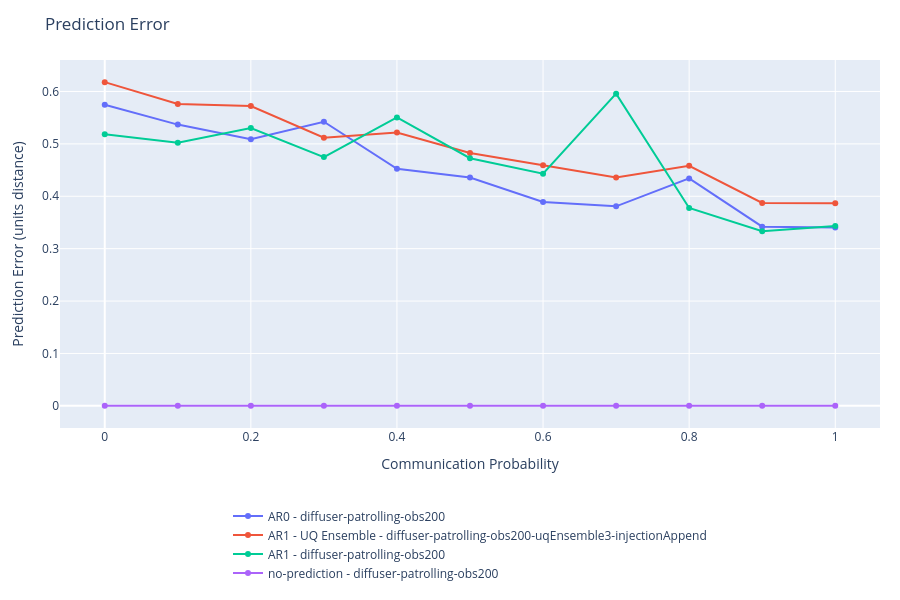
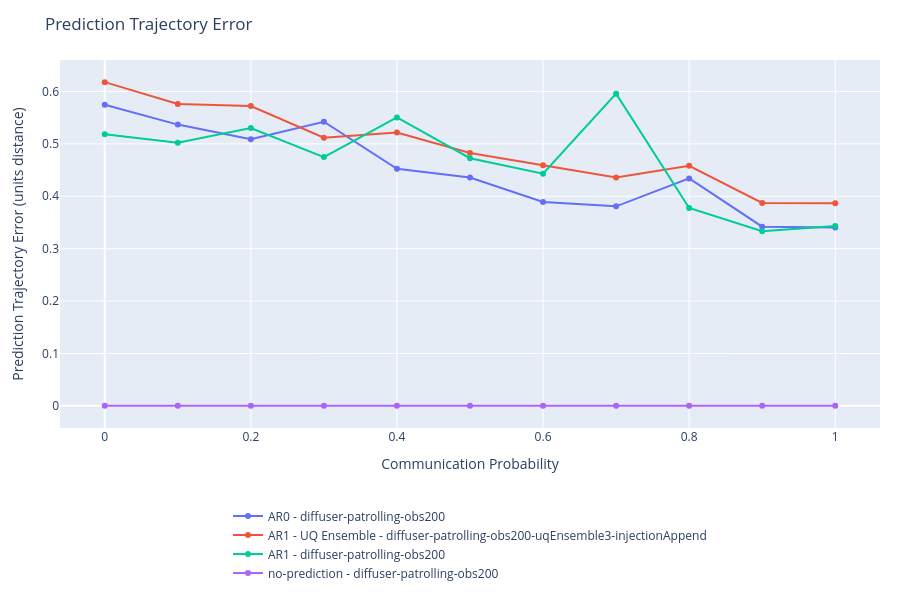
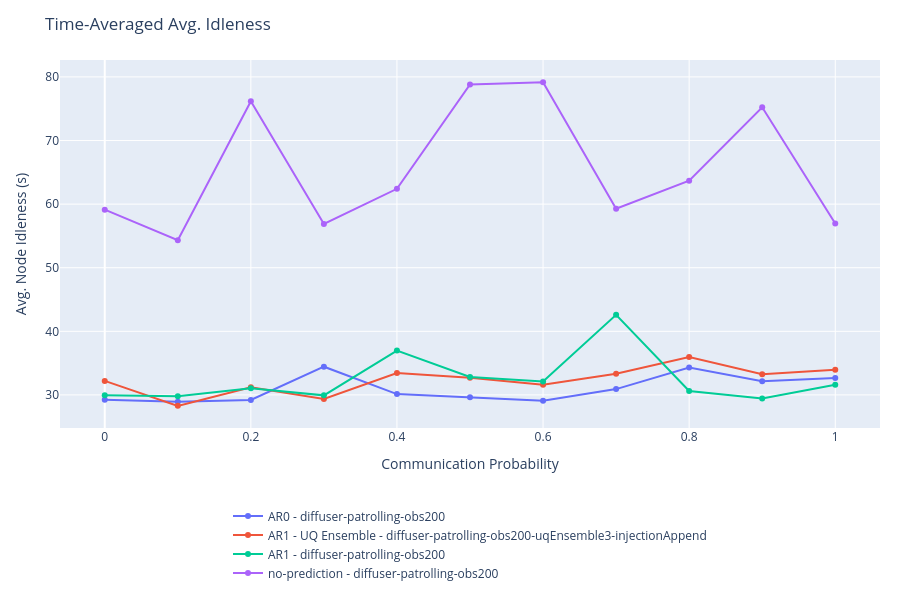
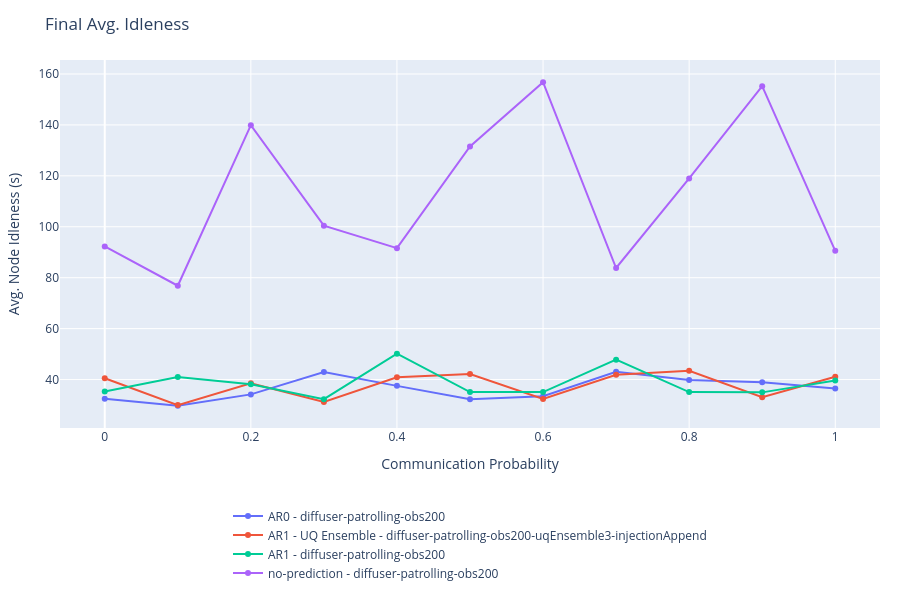

These figures' notebook cell, in order:
### Code cell
import plotly.graph_objects as go
import numpy as np

# Data for plotting
categories = {
    'prediction_error_mean': {
        'title': 'Prediction Error',
        'ylabel': 'Prediction Error (units distance)',
        'xlabel': 'Communication Probability',
        # Average over all episodes and all timesteps.
        'y': {
            series: [np.mean(output[series][experiment]['prediction_error_mean']) for experiment in output[series]]
                for series in output
        }
    },
    'prediction_trajectory_error_mean': {
        'title': 'Prediction Trajectory Error',
        'ylabel': 'Prediction Trajectory Error (units distance)',
        'xlabel': 'Communication Probability',
        # Average over all episodes and all timesteps.
        'y': {
            series: [np.mean(output[series][experiment]['prediction_trajectory_error_mean']) for experiment in output[series]]
                for series in output
        }
    },
    'avg_idleness': {
        'title': 'Time-Averaged Avg. Idleness',
        'ylabel': 'Avg. Node Idleness (s)',
        'xlabel': 'Communication Probability',
        # Average over all episodes and all timesteps.
        'y': {
            series: [np.mean(output[series][experiment]['avg_idleness']) for experiment in output[series]]
                for series in output
        }
    },
    'avg_idleness_final': {
        'title': 'Final Avg. Idleness',
        'ylabel': 'Avg. Node Idleness (s)',
        'xlabel': 'Communication Probability',
        # Average over all episodes and all timesteps.
        'y': {
            series: [np.mean(output[series][experiment]['avg_idleness'][:, -1]) for experiment in output[series]]
                for series in output
        }
    },
    'prediction_uncertainty_mean': {
        'title': 'Prediction Uncertainty',
        'ylabel': 'Prediction Uncertainty (units distance)',
        'xlabel': 'Observation Probability',
        # Average over all episodes and all timesteps.
        'y': {
            series: [np.mean(output[series][experiment]['prediction_uncertainty_mean']) for experiment in output[series]]
                for series in output
        }
    },
    'prediction_uncertainty_gap_mean': {
        'title': 'Prediction Uncertainty Gap',
        'ylabel': 'Prediction Uncertainty Gap (units distance)',
        'xlabel': 'Observation Probability',
        # Average over all episodes and all timesteps.
        'y': {
            series: [np.mean(output[series][experiment]['prediction_uncertainty_gap_mean']) for experiment in output[series]]
                for series in output
        }
    },
    'prediction_uncertainty_gap_min': {
        'title': 'Prediction Uncertainty Gap (Min)',
        'ylabel': 'Prediction Uncertainty Gap Min (units distance)',
        'xlabel': 'Observation Probability',
        # Average over all episodes and all timesteps.
        'y': {
            series: [np.mean(output[series][experiment]['prediction_uncertainty_gap_min']) for experiment in output[series]]
                for series in output
        }
    },
    'prediction_uncertainty_gap_max': {
        'title': 'Prediction Uncertainty Gap (Max)',
        'ylabel': 'Prediction Uncertainty Gap Max (units distance)',
        'xlabel': 'Observation Probability',
        # Average over all episodes and all timesteps.
        'y': {
            series: [np.mean(output[series][experiment]['prediction_uncertainty_gap_max']) for experiment in output[series]]
                for series in output
        }
    }
}

# Miscelaneous statistics.
timesteps = [np.max([np.max(output[series][experiment]['deltaSteps'].shape[1]) for experiment in output[series]]) for series in output]

for category in categories:
    fig = go.Figure()
    x = categories[category].get('x', None)
    
    if type(categories[category]['y']) == dict:
        for series, values in categories[category]['y'].items():
            x_local = x
            if x_local is None:
                x_local = np.linspace(0, 1, len(values))
            fig.add_trace(go.Scatter(
                x=x_local,
                y=values,
                mode='lines+markers',
                name=series,
                hovertemplate='%{x:.2f}: %{y:.4f}<extra></extra>'
            ))
    else:
        values = categories[category]['y']
        x_local = x
        if x_local is None:
            x_local = np.linspace(0, 1, len(values))
        fig.add_trace(go.Scatter(
            x=x_local,
            y=values,
            mode='lines+markers',
            hovertemplate='%{x:.2f}: %{y:.4f}<extra></extra>'
        ))
    
    title = categories[category]['title']
    xlabel = 'Scenario' if "xlabel" not in categories[category] else categories[category]['xlabel']
    ylabel = f"Timesteps out of {timesteps}" if "ylabel" not in categories[category] else categories[category]['ylabel']
    
    fig.update_layout(
        # title=f"{title}: avg. over {args['eval_episodes']['value']} episodes, seed {args['seed']['value']}",
        title=f"{title}",
        xaxis_title=xlabel,
        yaxis_title=ylabel,
        hovermode='closest',
        showlegend=True,
        autosize=True,
        height=600,
        margin=dict(l=60, r=20, t=60, b=120),
        legend=dict(
            orientation='h',
            yanchor='top',
            y=-0.2,
            xanchor='center',
            x=0.5
        ),
    )
    
    fig.show()

### Figure 1 — Plotly figure (JSON) as saved in the notebook; plotly's stock layout.template omitted (floating-point values rounded to 4 significant figures)
{"data": [{"hovertemplate": "%{x:.2f}: %{y:.4f}<extra></extra>", "mode": "lines+markers", "name": "AR0 - diffuser-patrolling-obs200", "type": "scatter", "x": [0.0, 0.1, 0.2, 0.3, 0.4, 0.5, 0.6, 0.7, 0.8, 0.9, 1.0], "y": [0.5747, 0.5368, 0.5088, 0.5423, 0.4525, 0.4359, 0.3893, 0.3808, 0.4341, 0.3419, 0.3402]}, {"hovertemplate": "%{x:.2f}: %{y:.4f}<extra></extra>", "mode": "lines+markers", "name": "AR1 - UQ Ensemble - diffuser-patrolling-obs200-uqEnsemble3-injectionAppend", "type": "scatter", "x": [0.0, 0.1, 0.2, 0.3, 0.4, 0.5, 0.6, 0.7, 0.8, 0.9, 1.0], "y": [0.6178, 0.5763, 0.5722, 0.5118, 0.5217, 0.4825, 0.4592, 0.436, 0.4583, 0.3873, 0.3869]}, {"hovertemplate": "%{x:.2f}: %{y:.4f}<extra></extra>", "mode": "lines+markers", "name": "AR1 - diffuser-patrolling-obs200", "type": "scatter", "x": [0.0, 0.1, 0.2, 0.3, 0.4, 0.5, 0.6, 0.7, 0.8, 0.9, 1.0], "y": [0.5185, 0.5021, 0.5302, 0.4748, 0.5505, 0.4726, 0.4431, 0.5958, 0.3776, 0.3333, 0.3433]}, {"hovertemplate": "%{x:.2f}: %{y:.4f}<extra></extra>", "mode": "lines+markers", "name": "no-prediction - diffuser-patrolling-obs200", "type": "scatter", "x": [0.0, 0.1, 0.2, 0.3, 0.4, 0.5, 0.6, 0.7, 0.8, 0.9, 1.0], "y": [0, 0, 0, 0, 0, 0, 0, 0, 0, 0, 0]}], "layout": {"autosize": true, "height": 600, "hovermode": "closest", "legend": {"orientation": "h", "x": 0.5, "xanchor": "center", "y": -0.2, "yanchor": "top"}, "margin": {"b": 120, "l": 60, "r": 20, "t": 60}, "showlegend": true, "title": {"text": "Prediction Error"}, "xaxis": {"title": {"text": "Communication Probability"}}, "yaxis": {"title": {"text": "Prediction Error (units distance)"}}}}

### Figure 2 — Plotly figure (JSON) as saved in the notebook; plotly's stock layout.template omitted (floating-point values rounded to 4 significant figures)
{"data": [{"hovertemplate": "%{x:.2f}: %{y:.4f}<extra></extra>", "mode": "lines+markers", "name": "AR0 - diffuser-patrolling-obs200", "type": "scatter", "x": [0.0, 0.1, 0.2, 0.3, 0.4, 0.5, 0.6, 0.7, 0.8, 0.9, 1.0], "y": [0.5747, 0.5368, 0.5088, 0.5423, 0.4525, 0.4359, 0.3893, 0.3808, 0.4341, 0.3419, 0.3402]}, {"hovertemplate": "%{x:.2f}: %{y:.4f}<extra></extra>", "mode": "lines+markers", "name": "AR1 - UQ Ensemble - diffuser-patrolling-obs200-uqEnsemble3-injectionAppend", "type": "scatter", "x": [0.0, 0.1, 0.2, 0.3, 0.4, 0.5, 0.6, 0.7, 0.8, 0.9, 1.0], "y": [0.6178, 0.5763, 0.5722, 0.5118, 0.5217, 0.4825, 0.4592, 0.436, 0.4583, 0.3873, 0.3869]}, {"hovertemplate": "%{x:.2f}: %{y:.4f}<extra></extra>", "mode": "lines+markers", "name": "AR1 - diffuser-patrolling-obs200", "type": "scatter", "x": [0.0, 0.1, 0.2, 0.3, 0.4, 0.5, 0.6, 0.7, 0.8, 0.9, 1.0], "y": [0.5185, 0.5021, 0.5302, 0.4748, 0.5505, 0.4726, 0.4431, 0.5958, 0.3776, 0.3333, 0.3433]}, {"hovertemplate": "%{x:.2f}: %{y:.4f}<extra></extra>", "mode": "lines+markers", "name": "no-prediction - diffuser-patrolling-obs200", "type": "scatter", "x": [0.0, 0.1, 0.2, 0.3, 0.4, 0.5, 0.6, 0.7, 0.8, 0.9, 1.0], "y": [0, 0, 0, 0, 0, 0, 0, 0, 0, 0, 0]}], "layout": {"autosize": true, "height": 600, "hovermode": "closest", "legend": {"orientation": "h", "x": 0.5, "xanchor": "center", "y": -0.2, "yanchor": "top"}, "margin": {"b": 120, "l": 60, "r": 20, "t": 60}, "showlegend": true, "title": {"text": "Prediction Trajectory Error"}, "xaxis": {"title": {"text": "Communication Probability"}}, "yaxis": {"title": {"text": "Prediction Trajectory Error (units distance)"}}}}

### Figure 3 — Plotly figure (JSON) as saved in the notebook; plotly's stock layout.template omitted (floating-point values rounded to 4 significant figures)
{"data": [{"hovertemplate": "%{x:.2f}: %{y:.4f}<extra></extra>", "mode": "lines+markers", "name": "AR0 - diffuser-patrolling-obs200", "type": "scatter", "x": [0.0, 0.1, 0.2, 0.3, 0.4, 0.5, 0.6, 0.7, 0.8, 0.9, 1.0], "y": [29.24, 28.92, 29.22, 34.44, 30.14, 29.62, 29.07, 30.92, 34.32, 32.15, 32.68]}, {"hovertemplate": "%{x:.2f}: %{y:.4f}<extra></extra>", "mode": "lines+markers", "name": "AR1 - UQ Ensemble - diffuser-patrolling-obs200-uqEnsemble3-injectionAppend", "type": "scatter", "x": [0.0, 0.1, 0.2, 0.3, 0.4, 0.5, 0.6, 0.7, 0.8, 0.9, 1.0], "y": [32.21, 28.28, 31.2, 29.38, 33.44, 32.69, 31.59, 33.33, 35.96, 33.27, 33.98]}, {"hovertemplate": "%{x:.2f}: %{y:.4f}<extra></extra>", "mode": "lines+markers", "name": "AR1 - diffuser-patrolling-obs200", "type": "scatter", "x": [0.0, 0.1, 0.2, 0.3, 0.4, 0.5, 0.6, 0.7, 0.8, 0.9, 1.0], "y": [29.94, 29.78, 31.05, 29.93, 36.97, 32.81, 32.12, 42.59, 30.61, 29.45, 31.6]}, {"hovertemplate": "%{x:.2f}: %{y:.4f}<extra></extra>", "mode": "lines+markers", "name": "no-prediction - diffuser-patrolling-obs200", "type": "scatter", "x": [0.0, 0.1, 0.2, 0.3, 0.4, 0.5, 0.6, 0.7, 0.8, 0.9, 1.0], "y": [59.13, 54.33, 76.18, 56.89, 62.41, 78.81, 79.18, 59.27, 63.69, 75.23, 56.97]}], "layout": {"autosize": true, "height": 600, "hovermode": "closest", "legend": {"orientation": "h", "x": 0.5, "xanchor": "center", "y": -0.2, "yanchor": "top"}, "margin": {"b": 120, "l": 60, "r": 20, "t": 60}, "showlegend": true, "title": {"text": "Time-Averaged Avg. Idleness"}, "xaxis": {"title": {"text": "Communication Probability"}}, "yaxis": {"title": {"text": "Avg. Node Idleness (s)"}}}}

### Figure 4 — Plotly figure (JSON) as saved in the notebook; plotly's stock layout.template omitted (floating-point values rounded to 4 significant figures)
{"data": [{"hovertemplate": "%{x:.2f}: %{y:.4f}<extra></extra>", "mode": "lines+markers", "name": "AR0 - diffuser-patrolling-obs200", "type": "scatter", "x": [0.0, 0.1, 0.2, 0.3, 0.4, 0.5, 0.6, 0.7, 0.8, 0.9, 1.0], "y": [32.46, 29.67, 34.17, 42.95, 37.52, 32.27, 33.44, 43.05, 39.88, 38.9, 36.47]}, {"hovertemplate": "%{x:.2f}: %{y:.4f}<extra></extra>", "mode": "lines+markers", "name": "AR1 - UQ Ensemble - diffuser-patrolling-obs200-uqEnsemble3-injectionAppend", "type": "scatter", "x": [0.0, 0.1, 0.2, 0.3, 0.4, 0.5, 0.6, 0.7, 0.8, 0.9, 1.0], "y": [40.52, 29.97, 38.54, 31.23, 40.93, 42.19, 32.39, 41.88, 43.42, 33.06, 41.11]}, {"hovertemplate": "%{x:.2f}: %{y:.4f}<extra></extra>", "mode": "lines+markers", "name": "AR1 - diffuser-patrolling-obs200", "type": "scatter", "x": [0.0, 0.1, 0.2, 0.3, 0.4, 0.5, 0.6, 0.7, 0.8, 0.9, 1.0], "y": [35.27, 40.98, 38.19, 32.28, 50.14, 35.1, 35.08, 47.81, 35.07, 34.97, 39.59]}, {"hovertemplate": "%{x:.2f}: %{y:.4f}<extra></extra>", "mode": "lines+markers", "name": "no-prediction - diffuser-patrolling-obs200", "type": "scatter", "x": [0.0, 0.1, 0.2, 0.3, 0.4, 0.5, 0.6, 0.7, 0.8, 0.9, 1.0], "y": [92.26, 76.84, 139.9, 100.4, 91.61, 131.6, 156.8, 83.81, 119.0, 155.2, 90.55]}], "layout": {"autosize": true, "height": 600, "hovermode": "closest", "legend": {"orientation": "h", "x": 0.5, "xanchor": "center", "y": -0.2, "yanchor": "top"}, "margin": {"b": 120, "l": 60, "r": 20, "t": 60}, "showlegend": true, "title": {"text": "Final Avg. Idleness"}, "xaxis": {"title": {"text": "Communication Probability"}}, "yaxis": {"title": {"text": "Avg. Node Idleness (s)"}}}}
